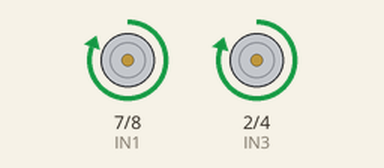
Recording of a sketch running on a simulated Arduino Uno, built with avr-gcc and run on an emulated ATmega328P. Shown: motor-driver pin pairs drawn as motors (green arrow = first pin HIGH = forward, orange = second pin HIGH = backward, longer = more drive, scaled by the enable pin).

Above: at 21.13 s.
At 39.95 s:
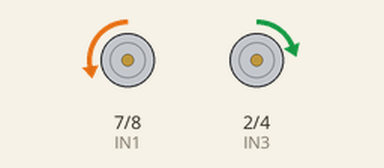
Timing chart, 0 to 40.0 s (numbered marks = the images above):
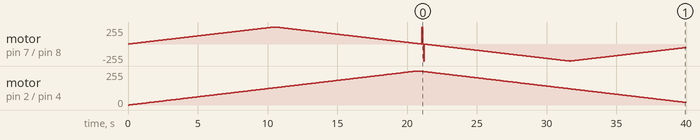

The sketch:

Motor_12V_Driver.ino
```cpp
#define ENA 6
#define ENB 5
#define IN1 7
#define IN2 8
#define IN3 2
#define IN4 4

unsigned long tiempo1;
unsigned long tiempo2;
bool direccion1=LOW;
bool direccion2=LOW;
bool acelera1=LOW;
bool acelera2=LOW;

void setup() {
  pinMode(ENA, OUTPUT);
  pinMode(ENB, OUTPUT);
  pinMode(IN1, OUTPUT);
  pinMode(IN2, OUTPUT);
  pinMode(IN3, OUTPUT);
  pinMode(IN4, OUTPUT);
}

int i=0;
int j=0;

void loop() {
  if (millis() > tiempo1 + 40){
    tiempo1 = millis();
    if(direccion1==LOW){
      digitalWrite(IN1, HIGH);
      digitalWrite(IN2, LOW);
    }else{
      digitalWrite(IN1, LOW);
      digitalWrite(IN2, HIGH);
      }
    if(i<256 && acelera1 == LOW){
      i++;
      analogWrite(ENA, i);
      }else if (acelera1 == LOW){
        acelera1=!acelera1;
      }
     if(i>-1 && acelera1 == HIGH){
      i--;
      analogWrite(ENA, i);
      }else if (acelera1 == HIGH){
        acelera1=!acelera1;
        direccion1=!direccion1;
      }
    }

  if (millis() > tiempo2 + 80){
    tiempo2 = millis();
    if(direccion2==LOW){
      digitalWrite(IN3, HIGH);
      digitalWrite(IN4, LOW);
    }else{
      digitalWrite(IN3, LOW);
      digitalWrite(IN4, HIGH);
      }
    if(j<256 && acelera2 == LOW){
      j++;
      analogWrite(ENB, j);
      }else if (acelera2 == LOW){
        acelera2=!acelera2;
      }
     if(j>-1 && acelera2 == HIGH){
      j--;
      analogWrite(ENB, j);
      }else if (acelera2 == HIGH){
        acelera2=!acelera2;
        direccion2 = !direccion2;
      }
    }
}
```
